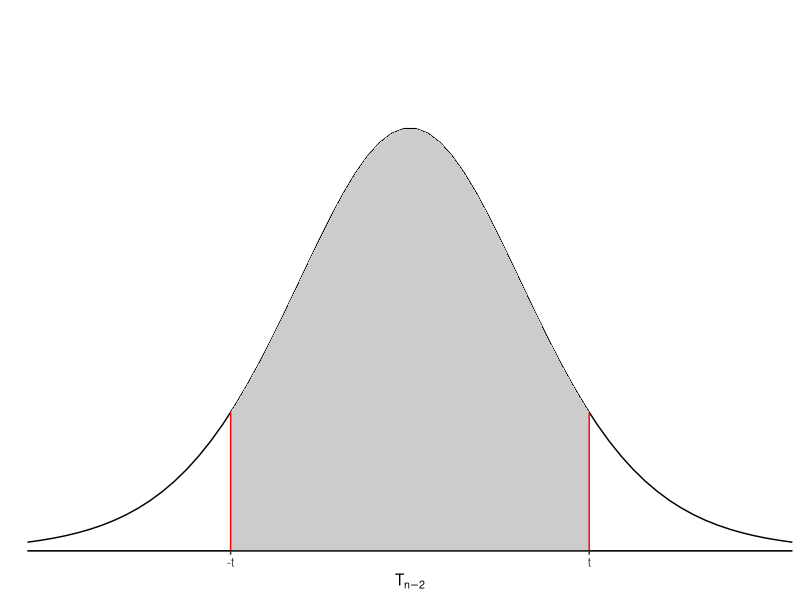
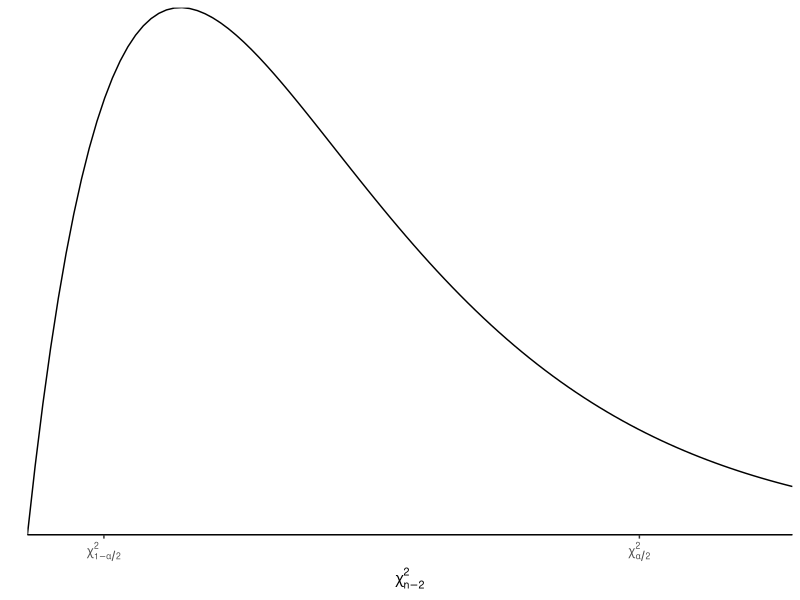

R code for these plots, in order: (Note: this script raises an error after producing the figures.)
## ---- chunk 1
library(tidyverse)
library(palmerpenguins)
library(broom)
## ---- chunk 2
x <- seq(-5, 5, length=100)
tdf <- data.frame(x=x, tdens=dt(x, df=10))
ggt <- ggplot() + theme_classic() + coord_cartesian(xlim=c(-3.2, 3.2), ylim=c(0, 0.5), expand=F) + 
  theme(axis.line.y = element_blank()) + 
  xlab(expression(T[n-2])) + 
  ylab("") + scale_y_continuous(breaks=NULL)+
  geom_hline(aes(yintercept=0)) + 
  geom_line(aes(x=x,y=tdens),
            data=tdf)
ggt + 
  geom_polygon(aes(x=c(-1.5, -1.5, x[x>-1.5 & x < 1.5],1.5, 1.5),
                   y=c(0, dt(-1.5, df=10), dt(x[x>-1.5 & x < 1.5], df=10),  dt(1.5, df=10), 0)),
               fill="grey80") +
  scale_x_continuous(breaks=c(-1.5, 1.5), labels=c("-t", "t"))+ 
  geom_segment(aes(x=1.5, xend=1.5, y=0, yend=dt(1.5, df=10)), col="red") +
    geom_segment(aes(x=-1.5, xend=-1.5, y=0, yend=dt(-1.5, df=10)), col="red")
## ---- chunk 3
x <- seq(0, 10, length=100)
chidf <- data.frame(x=x, chidens=dchisq(x, df=4))
ggchi2 <- ggplot() + theme_classic() + coord_cartesian(xlim=c(0, 10), expand=F) + 
  theme(axis.line.y = element_blank()) + 
  xlab(expression(chi[n-2]^2)) + ylab("") + scale_y_continuous(breaks=NULL) +
  geom_hline(aes(yintercept=0)) + 
  geom_line(aes(x=x,y=chidens),
            data=chidf)
ggchi2 + scale_x_continuous(breaks=c(1, 8), labels=c(expression(chi[1-alpha/2,n-2]^2), expression(chi[alpha/2, n-2]^2)))
## ---- chunk 4
alpha <- 0.05
t_alphaOver2 <- qt(1-alpha/2,
                   df = 100-2)
t_alphaOver2
## ---- chunk 5
t_alphaOver2 <- qt(alpha/2,
                   df = 100-2,
                   lower=FALSE)
t_alphaOver2
## ---- chunk 6
penguin_lm <- lm(body_mass_g~flipper_length_mm,
                data=penguin)
alpha <- 0.05
t_alphaOver2 <- qt(1-alpha/2,
                   df = nobs(penguin_lm)-2)
CI95Lower <- coef(penguin_lm)[2] - t_alphaOver2 * tidy(penguin_lm)$std.error[2]
CI95Upper <- coef(penguin_lm)[2] + t_alphaOver2 * tidy(penguin_lm)$std.error[2]
c(CI95Lower, CI95Upper)
